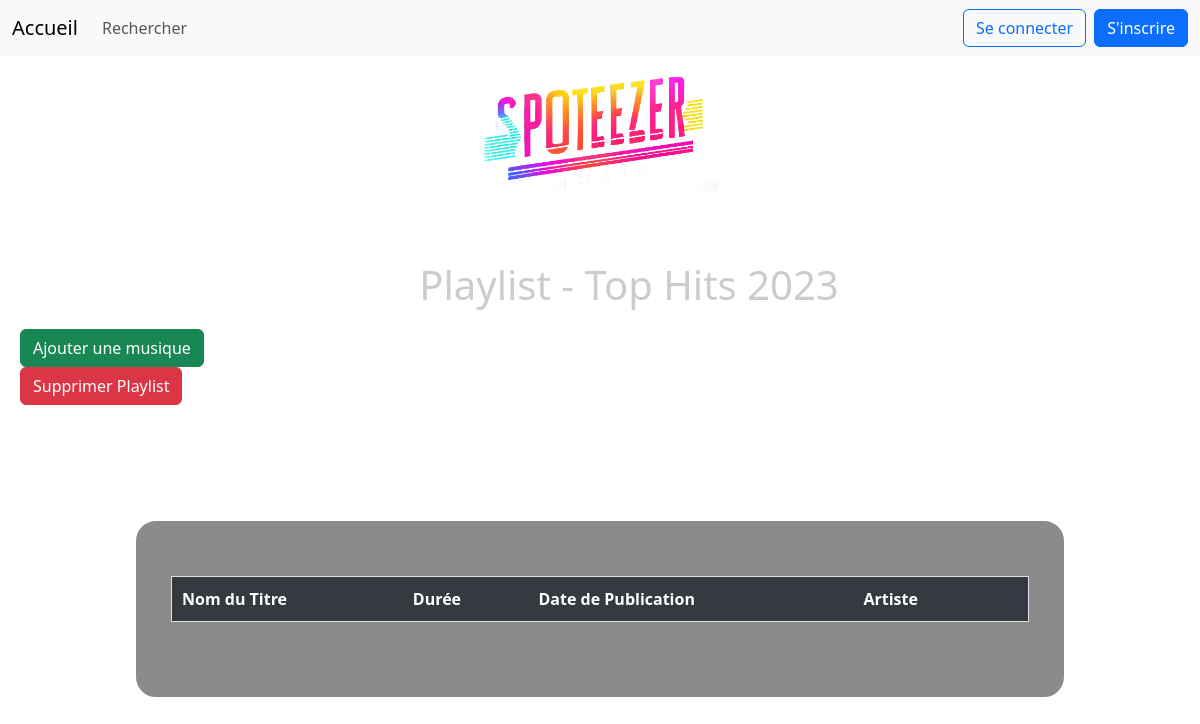
/page_playlist.php?name_playlist=Top Hits 2023, run on an earlier commit of the app's database.
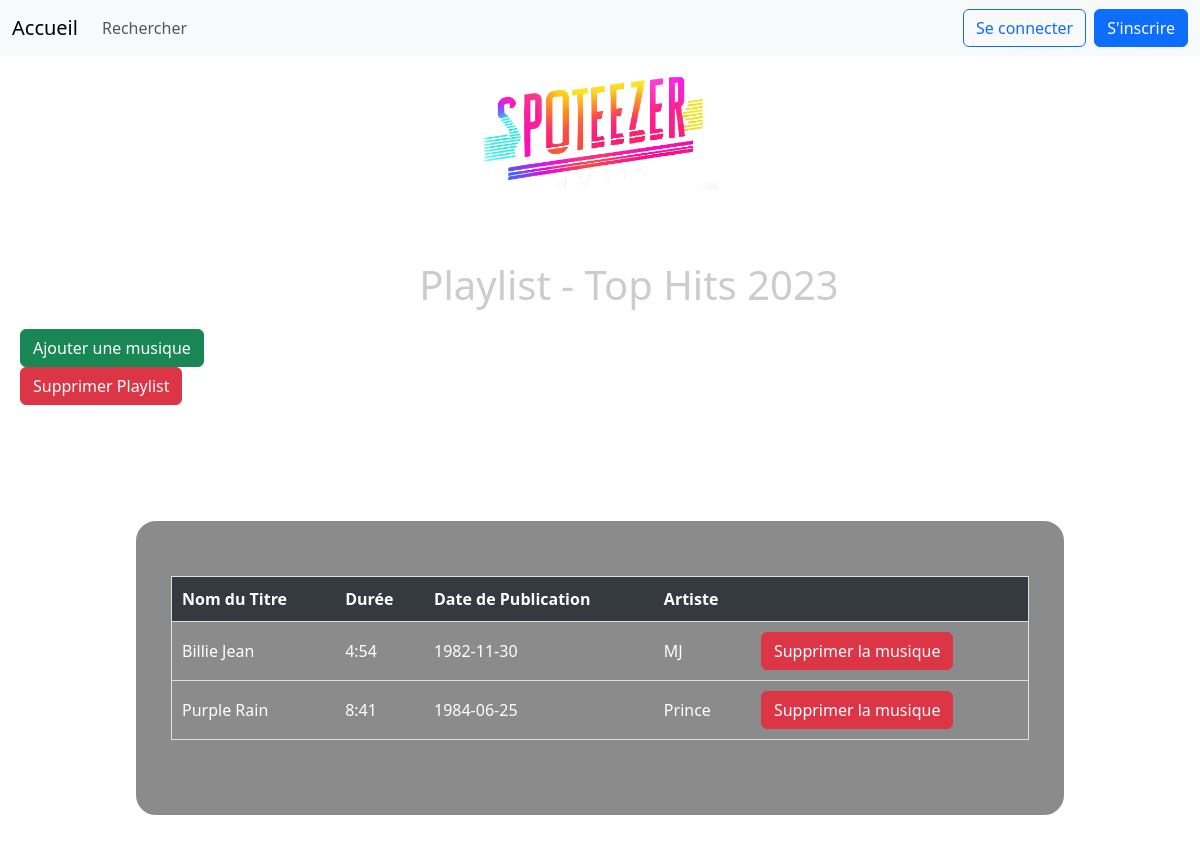
And on a later commit of the database.
### tables this page shows
CREATE TABLE Playlist(
   id_playlist INT AUTO_INCREMENT,
   name_playlist VARCHAR(50)  NOT NULL,
   PRIMARY KEY(id_playlist)
);

CREATE TABLE playlist_title(
   id_title INT,
   id_playlist INT,
   PRIMARY KEY(id_title, id_playlist),
   FOREIGN KEY(id_title) REFERENCES Title(id_title),
   FOREIGN KEY(id_playlist) REFERENCES Playlist(id_playlist)
);

CREATE TABLE Title(
   id_title INT AUTO_INCREMENT,
   name_title VARCHAR(50)  NOT NULL,
   time_title VARCHAR(50)  NOT NULL,
   publication_date_title DATE NOT NULL,
   id_genre INT NOT NULL,
   PRIMARY KEY(id_title),
   FOREIGN KEY(id_genre) REFERENCES Music_Genre(id_genre)
);

CREATE TABLE Artist(
   id_artist INT AUTO_INCREMENT,
   firstname_artist VARCHAR(50) ,
   lastname_artist VARCHAR(50) ,
   alias_artist VARCHAR(50) ,
   description_artist VARCHAR(500) ,
   id_type_artist INT NOT NULL,
   PRIMARY KEY(id_artist),
   FOREIGN KEY(id_type_artist) REFERENCES Type_Artist(id_type_artist)
);

### Page_playlist.php (the view, shortened to what this page needs)
<?php
include "header.php";
$db = ConnexionBase();
$playlist = $_GET['name_playlist'] ?? '';
$stmt = $db->prepare("SELECT * FROM playlist_title pt
JOIN playlist p ON p.id_playlist = pt.id_playlist
JOIN title t ON t.id_title = pt.id_title
JOIN production pr ON pr.id_title = t.id_title
JOIN artist a ON a.id_artist = pr.id_artist
WHERE p.name_playlist = ?;");
$stmt->execute([$playlist]);
$stmt2 = $db->prepare("SELECT id_playlist FROM playlist WHERE name_playlist = ?;");
$stmt2->execute([$playlist]);
$titles = $stmt->fetchAll(PDO::FETCH_ASSOC);
$id_playlist = $stmt2->fetchAll(PDO::FETCH_ASSOC);
?>
<main>
    <h1> Playlist - <?= htmlspecialchars($playlist) ?></h1>
    <form action="search.php" method="post">
        <button type="submit" name="ajouter_music" class="btn btn-success">Ajouter une musique</button>
    </form>
    <form action="POST">
        <?php foreach ($id_playlist as $playlist): ?>
            <button type="submit" name="delete_playlist" class="btn btn-danger">Supprimer Playlist</button>
        <?php endforeach; ?>
    </form>
    <div class="round-rectangle1">
        <table class="border">
            <thead>
                <tr>
                    <th>Nom du Titre</th>
                    <th>Durée</th>
                    <th>Date de Publication</th>
                    <th>Artiste</th>
                    <th></th>
                </tr>
            </thead>
            <tbody>
                <?php foreach ($titles as $title): ?>
                    <tr>
                        <td><?= htmlspecialchars($title['name_title']) ?></td>
                        <td><?= htmlspecialchars($title['time_title']) ?></td>
                        <td><?= htmlspecialchars($title['publication_date_title']) ?></td>
                        <td><?= htmlspecialchars($title['alias_artist'] ?: $title['firstname_artist'] . ' ' . $title['lastname_artist']) ?></td>
                        <td>
                            <form method="POST">
                                <button type="submit" name="delete_music" class="btn btn-danger">Supprimer la musique</button>
                            </form>
                        </td>
                    </tr>
                <?php endforeach; ?>
            </tbody>
        </table>
    </div>
</main>
</body>
</html>

### header.php (shortened to what this page needs)
<?php
$username = null;
?>
<!DOCTYPE html>
<html lang="en">
<head>
    <link href="https://cdn.jsdelivr.net/npm/bootstrap@5.3.3/dist/css/bootstrap.min.css" rel="stylesheet">
    <link rel="stylesheet" href="Style\style.css">
</head>
<body>
    <header id="enTete">
        <nav class="navbar navbar-expand-lg bg-body-tertiary">
            <section class="container-fluid">
                <a class="navbar-brand" href="index.php">Accueil</a>
                <div class="collapse navbar-collapse" id="navbarSupportedContent">
                    <ul class="navbar-nav me-auto mb-2 mb-lg-0">
                        <a class="nav-link" href="search.php">Rechercher</a>
                    </ul>
                    <div class="d-flex">
                        <?php if ($username) : ?>
                            <span class="navbar-text me-3">Bienvenue, <?= htmlentities($username) ?>!</span>
                            <a href="deconnexion.php" class="btn btn-outline-primary me-2">Se déconnecter</a>
                        <?php else : ?>
                            <a href="connexion.php" class="btn btn-outline-primary me-2">Se connecter</a>
                            <a href="inscription.php" class="btn btn-primary">S'inscrire</a>
                        <?php endif ?>
                    </div>
                </div>
            </section>
        </nav>
        <article id="logo">
            <img src="Style/img/logo.png" alt="Spoteezer" width="250" height="150">
        </article>
    </header>

### Style/style.css (style rules this page uses)
body { background-image: url(/Style/img/background.png); }
#logo { display: flex; justify-content: center; align-items: center; }
th, td, .txt, label, ul, li, p, h1, h2 { color: white; }
article { align-items: flex-start; display: flex; flex-direction: column; align-items: flex-start; gap: 15px; }
h1 { color: #ccc; margin-bottom: 3%; margin-left: 5%; margin-top: 3%; }
.round-rectangle1 { color: #8b8b8b; border: thick solid; border-radius: 20px; display: flex; justify-content: center; background-color: #8b8b8b; padding: 50px 30px; margin: 10%; }
main { padding: 20px; }
h1 { text-align: center; margin-bottom: 20px; }
table { width: 100%; border-collapse: collapse; margin-bottom: 20px; }
th, td { padding: 10px; text-align: left; border-bottom: 1px solid #ddd; }
th { background-color: #343a40; color: white; }

What changed in the data, as far as the page shows it:
added playlist_title: id_title.name_title "Billie Jean", id_title.time_title "4:54", id_title.publication_date_title "1982-11-30", artist.alias_artist "MJ"
added playlist_title: id_title.name_title "Purple Rain", id_title.time_title "8:41", id_title.publication_date_title "1984-06-25", artist.alias_artist "Prince"
